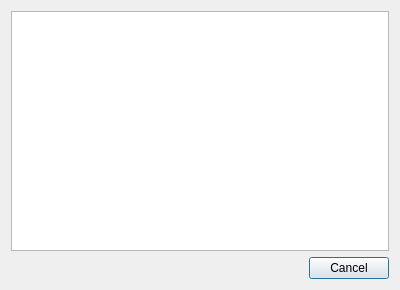
<?xml version="1.0" encoding="UTF-8"?>
<ui version="4.0">
 <class>DlgContacts</class>
 <widget class="QDialog" name="DlgContacts">
  <property name="geometry">
   <rect>
    <x>0</x>
    <y>0</y>
    <width>400</width>
    <height>290</height>
   </rect>
  </property>
  <property name="windowTitle">
   <string>Dialog</string>
  </property>
  <layout class="QGridLayout" name="gridLayout">
   <item row="1" column="0">
    <widget class="QDialogButtonBox" name="buttonBox">
     <property name="orientation">
      <enum>Qt::Horizontal</enum>
     </property>
     <property name="standardButtons">
      <set>QDialogButtonBox::Cancel</set>
     </property>
    </widget>
   </item>
   <item row="0" column="0">
    <widget class="QListWidget" name="listWidget"/>
   </item>
  </layout>
 </widget>
 <resources/>
 <connections>
  <connection>
   <sender>buttonBox</sender>
   <signal>accepted()</signal>
   <receiver>DlgContacts</receiver>
   <slot>accept()</slot>
   <hints>
    <hint type="sourcelabel">
     <x>248</x>
     <y>254</y>
    </hint>
    <hint type="destinationlabel">
     <x>157</x>
     <y>274</y>
    </hint>
   </hints>
  </connection>
  <connection>
   <sender>buttonBox</sender>
   <signal>rejected()</signal>
   <receiver>DlgContacts</receiver>
   <slot>reject()</slot>
   <hints>
    <hint type="sourcelabel">
     <x>316</x>
     <y>260</y>
    </hint>
    <hint type="destinationlabel">
     <x>286</x>
     <y>274</y>
    </hint>
   </hints>
  </connection>
 </connections>
</ui>
